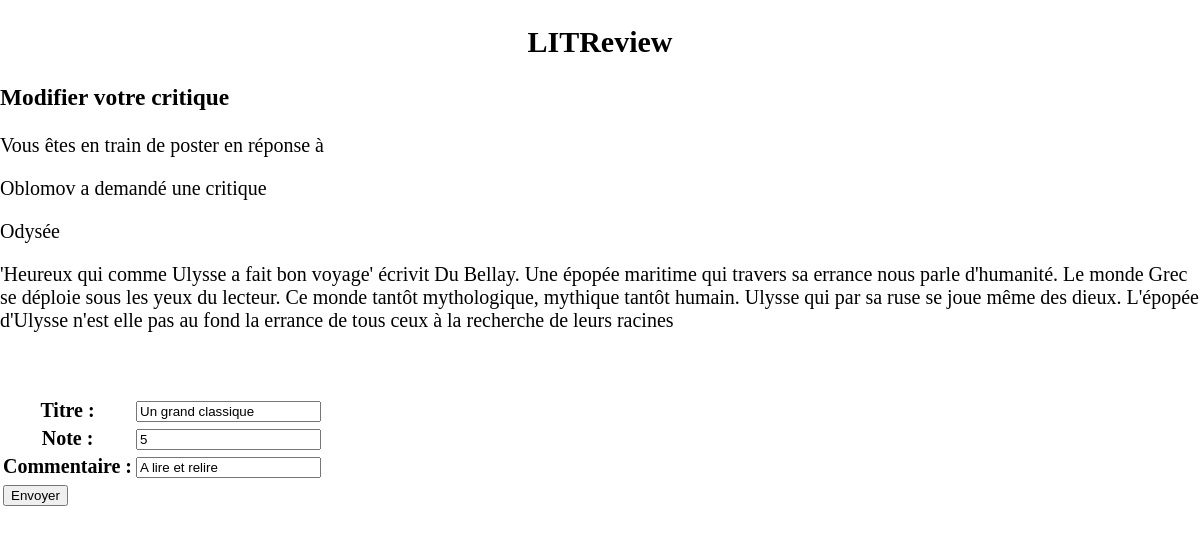
Screenshot of /posts/modifier-critique/1 (signed in) with the database file from the repository.
### feed/models.py (models this page shows)
class Ticket(models.Model):
    title = models.CharField(max_length=128)
    description = models.TextField(max_length=2048, blank=True)
    user = models.ForeignKey(to=settings.AUTH_USER_MODEL, on_delete=models.CASCADE)
    image = models.ImageField(null=True, blank=True, upload_to="images/")
    time_created = models.DateTimeField(auto_now_add=True)

### posts/views.py (the view)
# urls.py: path('modifier-critique/<post_id>', views.update_review, name='update-review'),
@login_required
def update_review(request, post_id):
	review = Review.objects.get(pk=post_id)
	ticket = review.ticket
	review_view = True
	form = ReviewForm(request.POST or None, instance=review)
	if form.is_valid():
		form.save()
		return redirect('posts')
	return render(request, 'posts/update.html', {'form':form, 'ticket':ticket, 'review_view':review_view })

### feed/forms.py
class ReviewForm(forms.ModelForm):
	prefix = 'review'
	class Meta:
		model = Review
		fields = ['headline','rating','body']
		labels = {
			'headline': ('Titre'),
			'rating': ('Note'),
			'body': ('Commentaire'),
		}

### templates/posts/update.html (shortened to what this page needs)
{% extends '../navigation.html' %}
{% block update %}
<table>
	{% if review_view == True %}
		<h3>Modifier votre critique</h3>
		<p>Vous êtes en train de poster en réponse à</p>
		<p>{{ticket.user}} a demandé une critique</p>
		<p>{{ticket.title}}</p>
		<p>{{ticket.description}}</p>
		<p><img src="{{ticket.img}}"></p>
	{% else %}
		<h3>Modifier votre ticket</h3>
	{% endif %}
	<form method="POST" enctype="multipart/form-data">
		{{form.as_table}}
		<td><input type="submit" value="Envoyer"></td>
	</form>
</table>
{% endblock %}

### static/style.css (style rules this page uses)
body, html { margin: 0; color: black; font-size: 15pt; font-family: 'montserrat'; }

### rows the page displays
Ticket: user "Oblomov", title "Odysée", description "'Heureux qui comme Ulysse a fait bon voyage' écrivit Du Bellay. Une épopée maritime qui travers sa errance nous parle d'humanité. Le monde Grec se déploie sous les yeux du lecteur. Ce monde tantôt mythologique, mythique tantôt humain. Ulysse qui par sa ruse se joue même des dieux. L'épopée d'Ulysse n'est elle pas au fond la errance de tous ceux à la recherche de leurs racines"
